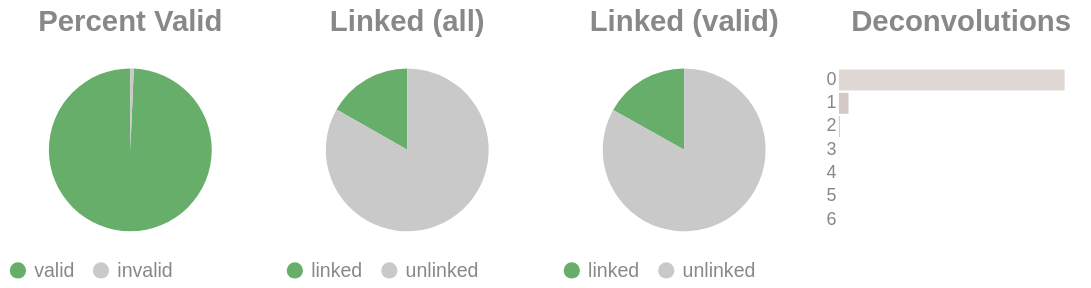

The notebook cell saved with this chart:
### Code cell
if SKIPLR:
    pass
else:
    clash = Counter()
    for i in valids['molecule'].to_list():
        _mol = i.split("-")
        if len(_mol) == 1:
            clash.update('0')
        else:
            clash.update(_mol[-1])

    _d = {"deconvolutions": [], 'count': []}
    for k,v in clash.items():
        _d['deconvolutions'].append(k)
        _d['count'].append(v)

    tot_valid = valids['reads'].sum()
    mask = valids['reads'] >= 2
    n_linked_reads = valids.filter(mask)['reads'].sum()
    if n_linked_reads == 0:
        print_html("No linked molecules (>=2 reads) were detected; skipping linked-only distributions.")
        SKIPLR = True
    else:
        perc_valid = round(tot_valid / n_reads, 4)
        linked_perc_abs = round(n_linked_reads / n_reads, 4)
        linked_perc = round(n_linked_reads / tot_valid, 4)

    _valid = pl.DataFrame({"valids": ['valid', 'invalid'], "count": [tot_valid, n_reads - tot_valid]})
    _linked_abs = pl.DataFrame({"linked (absolute)": ['linked', 'unlinked'], "count": [n_linked_reads, n_reads - n_linked_reads]})
    _linked_rel = pl.DataFrame({"linked (valids)": ['linked', 'unlinked'], "count": [n_linked_reads, tot_valid - n_linked_reads]})

    (
        alt.hconcat(
            piechart(_valid, goodval = 'valid', title = "Percent Valid"),
            piechart(_linked_abs, goodval = "linked", title =  "Linked (all)"),
            piechart(_linked_rel, goodval = "linked", title =  "Linked (valid)"),
            convolutionbar(pl.DataFrame(_d), title = "Deconvolutions"),
            center = True,
            bounds = 'flush'
        )
        .resolve_scale(color='independent')
        .resolve_legend('independent')
        .properties(usermeta={'embedOptions': {"actions": False}})
    ).display()

### Figure 1 — Vega-Lite specification as saved in the notebook (floating-point values rounded to 4 significant figures)
{"width": "container", "height": 400, "config": {"title": {"anchor": "start", "dy": -15, "fontSize": 18, "color": "#888888", "subtitleColor": "#888888", "subtitleFontSize": 14}, "arc": {"fill": "#0072B2"}, "axis": {"domainColor": "#888888", "domainWidth": 0.5, "gridWidth": 0.2, "grid": false, "titleFontWeight": 400, "titleFontSize": 15, "labelFontSize": 11, "labelColor": "#888888", "tickColor": "#888888", "tickWidth": 0.2, "titleColor": "#888888"}, "axisBand": {"grid": false}, "axisX": {"grid": true, "tickSize": 10, "domainCap": "round"}, "axisY": {"domain": false, "grid": true, "tickSize": 0, "domainCap": "round"}, "background": "transparent", "header": {"labelFontSize": 15, "labelColor": "#888888", "titleFontSize": 15, "titleFontWeight": 600, "titleColor": "#888888"}, "legend": {"labelFont": "sans-serif", "labelFontSize": 12, "labelColor": "#888888", "symbolSize": 100, "symbolType": "circle", "titleFontSize": 12, "titlePadding": 10, "titleColor": "#888888", "title": null}, "range": {"category": ["#E69F00", "#56B4E9", "#009E73", "#F0E442", "#0072B2", "#D55E00", "#CC79A7", "#000000"], "diverging": ["#cfe8f3", "#a2d4ec", "#73bfe2", "#46abdb", "#1696d2", "#12719e"]}, "area": {"fill": "#0072B2", "fillOpacity": 0.7, "line": true, "strokeOpacity": 0.7}, "line": {"color": "#0072B2", "stroke": "#0072B2", "strokeWidth": 2}, "trail": {"color": "#0072B2", "stroke": "#0072B2", "strokeWidth": 0, "size": 1}, "point": {"filled": true, "fillOpacity": 1.0, "size": 95}, "text": {"color": "#888888", "fontSize": 11, "align": "right", "fontWeight": 400, "size": 11}, "bar": {"fill": "#0072B2", "stroke": null}, "view": {"stroke": null, "continuousWidth": 660, "continuousHeight": 400}}, "hconcat": [{"data": {"name": "data-9533b34d9509209bc1f6280551297d32"}, "mark": {"type": "arc"}, "encoding": {"color": {"field": "valids", "legend": {"orient": "bottom", "title": null}, "scale": {"domain": ["valid", "invalid"], "range": ["#68ae6b", "#C9C9C9"]}, "title": "Valids", "type": "nominal"}, "theta": {"field": "count", "type": "quantitative"}, "tooltip": [{"field": "valids", "title": "Valids", "type": "ordinal"}, {"field": "percent", "format": ".2%", "title": "Percent", "type": "quantitative"}, {"field": "count", "title": "Count", "type": "quantitative"}]}, "height": 100, "title": {"text": "Percent Valid", "align": "center", "anchor": "middle"}, "transform": [{"calculate": "datum.count / 5901157", "as": "percent"}], "width": 150}, {"data": {"name": "data-6993925bafa53b19b26a7728863e8cfb"}, "mark": {"type": "arc"}, "encoding": {"color": {"field": "linked (absolute)", "legend": {"orient": "bottom", "title": null}, "scale": {"domain": ["linked", "unlinked"], "range": ["#68ae6b", "#C9C9C9"]}, "title": "Linked (Absolute)", "type": "nominal"}, "theta": {"field": "count", "type": "quantitative"}, "tooltip": [{"field": "linked (absolute)", "title": "Linked (Absolute)", "type": "ordinal"}, {"field": "percent", "format": ".2%", "title": "Percent", "type": "quantitative"}, {"field": "count", "title": "Count", "type": "quantitative"}]}, "height": 100, "title": {"text": "Linked (all)", "align": "center", "anchor": "middle"}, "transform": [{"calculate": "datum.count / 5901157", "as": "percent"}], "width": 150}, {"data": {"name": "data-2746f1d0db3d3ebc4a70d2d8264829af"}, "mark": {"type": "arc"}, "encoding": {"color": {"field": "linked (valids)", "legend": {"orient": "bottom", "title": null}, "scale": {"domain": ["linked", "unlinked"], "range": ["#68ae6b", "#C9C9C9"]}, "title": "Linked (Valids)", "type": "nominal"}, "theta": {"field": "count", "type": "quantitative"}, "tooltip": [{"field": "linked (valids)", "title": "Linked (Valids)", "type": "ordinal"}, {"field": "percent", "format": ".2%", "title": "Percent", "type": "quantitative"}, {"field": "count", "title": "Count", "type": "quantitative"}]}, "height": 100, "title": {"text": "Linked (valid)", "align": "center", "anchor": "middle"}, "transform": [{"calculate": "datum.count / 5860795", "as": "percent"}], "width": 150}, {"data": {"name": "data-9aa293d366ea6ecc78bdcb8100af7161"}, "mark": {"type": "bar"}, "encoding": {"color": {"field": "deconvolutions", "legend": null, "scale": {"scheme": "lightgreyred"}, "type": "nominal"}, "tooltip": [{"field": "deconvolutions", "title": "Deconvolutions", "type": "ordinal"}, {"field": "percent", "format": ".2%", "title": "Percent", "type": "quantitative"}, {"field": "count", "title": "Count", "type": "quantitative"}], "x": {"axis": null, "field": "count", "type": "quantitative"}, "y": {"field": "deconvolutions", "sort": "ascending", "title": null, "type": "nominal"}}, "height": 100, "title": {"text": "Deconvolutions", "align": "center", "anchor": "middle"}, "transform": [{"calculate": "datum.count / 5313852", "as": "percent"}], "width": 150}], "bounds": "flush", "center": true, "resolve": {"legend": {"angle": "independent"}, "scale": {"color": "independent"}}, "usermeta": {"embedOptions": {"actions": false}}, "$schema": "https://vega.github.io/schema/vega-lite/v6.1.0.json", "datasets": {"data-9533b34d9509209bc1f6280551297d32": [{"valids": "valid", "count": 5860795}, {"valids": "invalid", "count": 40362}], "data-6993925bafa53b19b26a7728863e8cfb": [{"linked (absolute)": "linked", "count": 988079}, {"linked (absolute)": "unlinked", "count": 4913078}], "data-2746f1d0db3d3ebc4a70d2d8264829af": [{"linked (valids)": "linked", "count": 988079}, {"linked (valids)": "unlinked", "count": 4872716}], "data-9aa293d366ea6ecc78bdcb8100af7161": [{"deconvolutions": "0", "count": 5080206}, {"deconvolutions": "1", "count": 215051}, {"deconvolutions": "2", "count": 16611}, {"deconvolutions": "3", "count": 1729}, {"deconvolutions": "4", "count": 210}, {"deconvolutions": "5", "count": 35}, {"deconvolutions": "6", "count": 10}]}}
